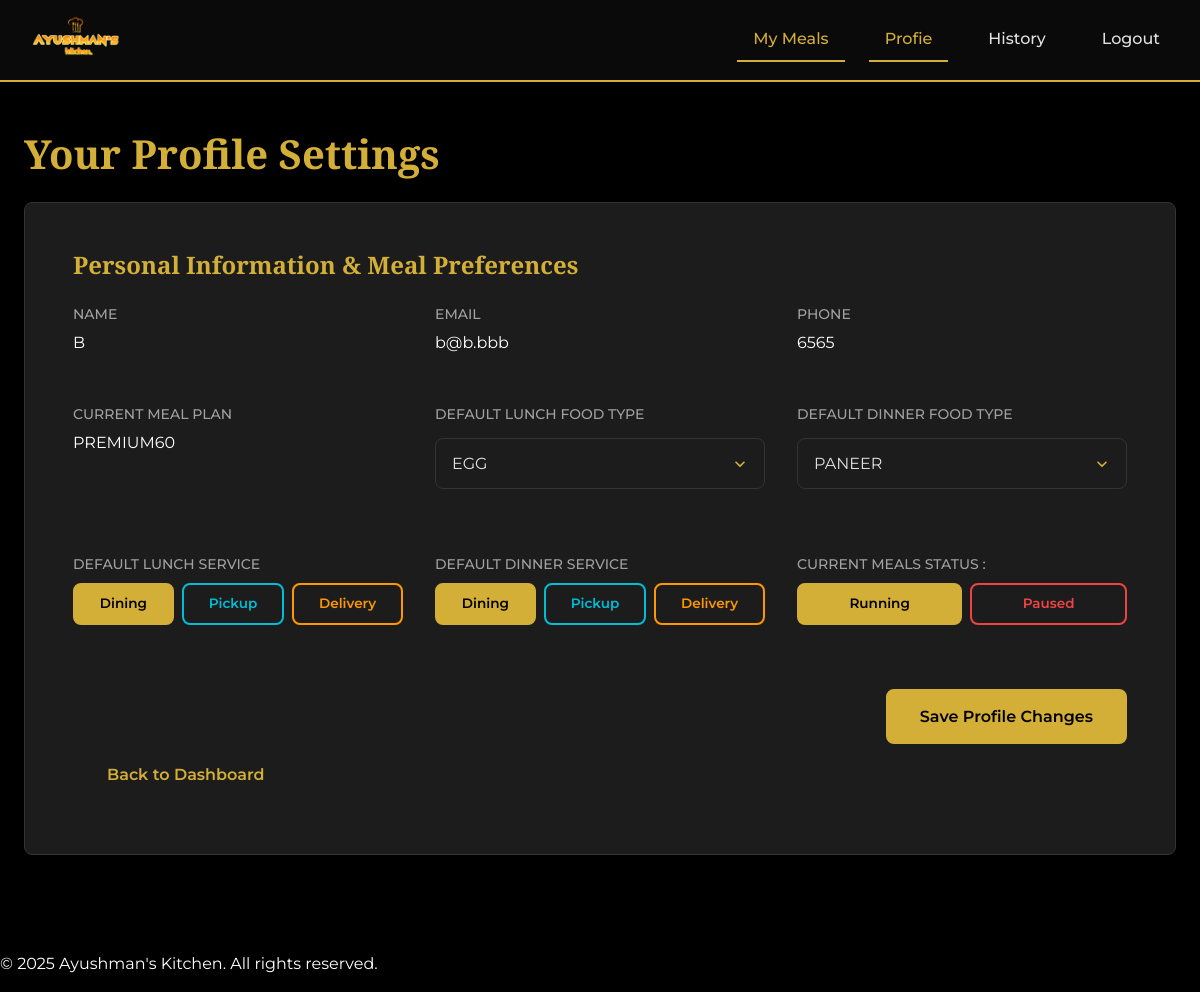
Before: /user-profile (signed in) with the older database file.
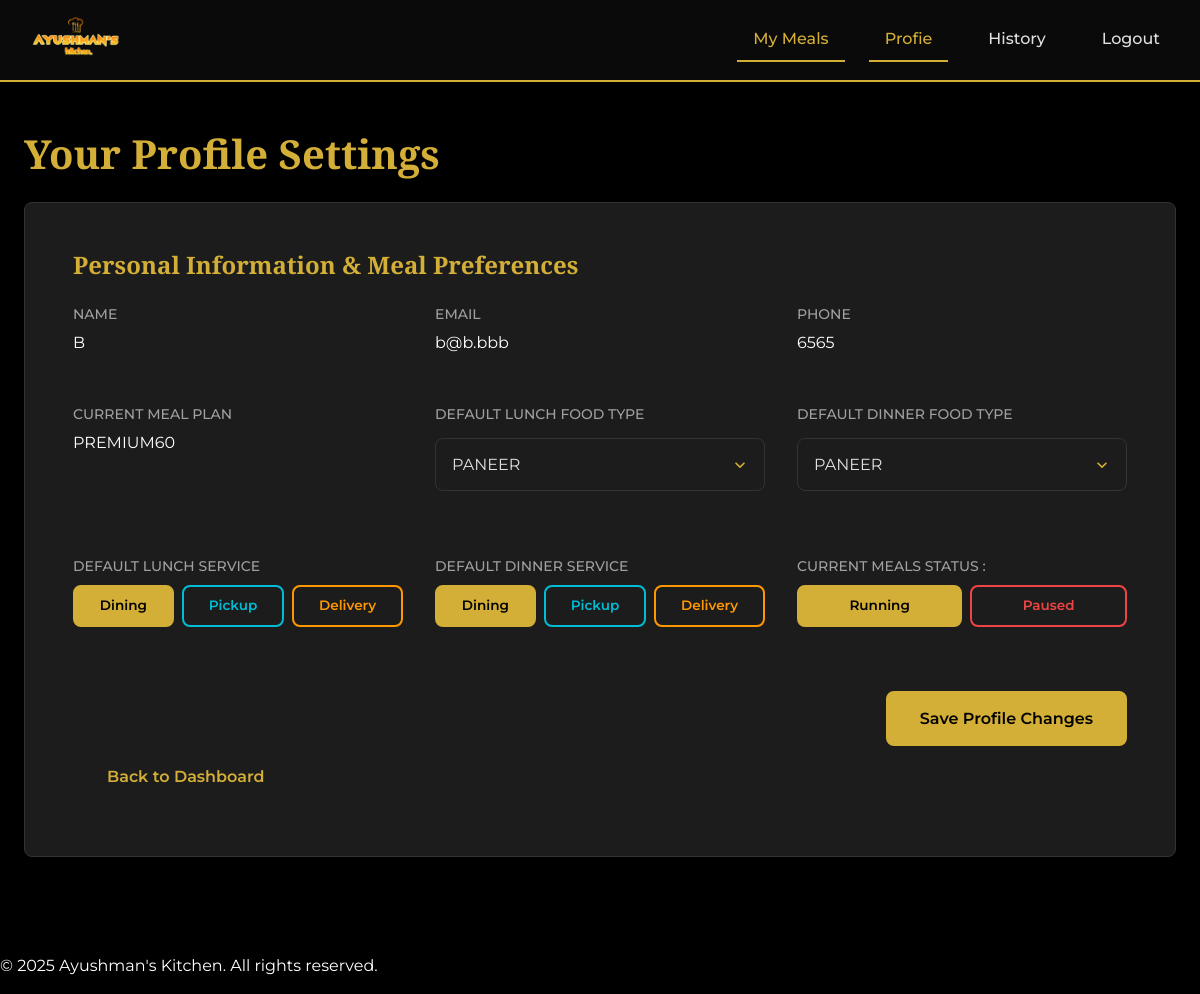
After: the same page with the newer database file.
### Customers/models.py (models this page shows, shortened)
class Customer(AbstractBaseUser, PermissionsMixin):
    email = models.EmailField(unique=True)
    name = models.CharField(max_length=150)
    phone = models.CharField(max_length=15, blank=True)
    address = models.CharField(max_length=200, blank=True)
    is_active = models.BooleanField(default=True)
    is_staff = models.BooleanField(default=False)
    date_joined = models.DateTimeField(default=timezone.now)
    profile_updated_at = models.DateTimeField(auto_now=True)
    subscription_phase=models.IntegerField(default=1)
    meal_balance = models.IntegerField(default=0)
    user_status_active = models.BooleanField(default=True)
    lunch_status_active = models.BooleanField(default=True)
    dinner_status_active = models.BooleanField(default=True)
    paused_subscription = models.BooleanField(default=False)
    subscription_choice = models.CharField(max_length=20, choices=SUBSCRIPTION_TYPE, default="NORMAL60")
    default_lunch_service_choice = models.CharField(max_length=20, choices=SERVICE_TYPE, default="DineIn")
    default_dinner_service_choice = models.CharField(max_length=20, choices=SERVICE_TYPE, default="DineIn")
    default_meal_choice = models.CharField(max_length=20, choices=MEAL_MENU, default="NONE")
    FLAGSHIP_MENU_LUNCH_default_choice = models.CharField(max_length=20, choices=FLAGSHIP_MENU_LUNCH, default="NONE")
    FLAGSHIP_MENU_DINNER_default_choice = models.CharField(max_length=20, choices=FLAGSHIP_MENU_DINNER, default="NONE")
    PREMIUM_MENU_LUNCH_default_choice = models.CharField(max_length=20, choices=PREMIUM_MENU_LUNCH, default="NONE")
    PREMIUM_MENU_DINNER_default_choice = models.CharField(max_length=20, choices=PREMIUM_MENU_DINNER, default="NONE")
    USERNAME_FIELD = "email"
    REQUIRED_FIELDS = ["name"]
    objects = CustomerManager()

### Customers/views.py (the view, shortened to what this page needs)
# urls.py: path('user-profile', user_profile,name="user_profile"),
@login_required
def user_profile(request):
    user=request.user
    return render(request,'Customer/user-profile.html')

### templates/Customer/user-profile.html (shortened to what the changed rows need)
{% load static %}
<!DOCTYPE html>
<html lang="en">
<head>
    <link rel="stylesheet" href={% static "Customer/styles-user-profile.css" %}>
</head>
<body>
    <main class="user-page">
        <div class="user-container">
            <h1 class="page-title">Your Profile Settings</h1>
            <section class="profile-card">
                <form method="POST" action="{% url 'user_profile' %}">
                    <h2 class="section-title">Personal Information & Meal Preferences</h2>
                    <div class="profile-info-grid">
                        <div class="info-group">
                            <label for="userName" class="info-label">Name</label>
                            <label type="text" id="userName">{{request.user.name}}</label>
                        </div>
                        <div class="info-group">
                            <label for="userEmail" class="info-label">Email</label>
                            <label type="text" id="userName">{{request.user.email}}</label>
                        </div>
                        <div class="info-group">
                            <label for="userPhone" class="info-label">Phone</label>
                            <label type="text" id="userName">{{request.user.phone}}</label>
                        </div>
                        <div class="info-group">
                            <span class="info-label">Current Meal Plan</span>
                            <label type="text" id="userName">{{request.user.subscription_choice}}</label>
                        </div>
                        {% if request.user.paused_subscription %}
                                     <div class="message-banner warning" role="alert">
                                <p>
                                    ⚠️ <strong>Plan Ended Alert!</strong>
                                    You have <strong>0</strong> meals left.
                                    Please renew your plan soon to resume services.
                                </p>
                            </div>
                        {% else %}
                            {% if request.user.subscription_choice == "PREMIUM30" or request.user.subscription_choice == "PREMIUM60" %}
                                {% if request.user.lunch_status_active %}
                                    <div class="info-group">
                                        <label for="defaultLunchFood" class="info-label">Default Lunch Food Type</label>
                                        <select id="defaultLunchFood" class="select-field" name="default_premium_lunch">
                                            <option value="PANEER" {% if request.user.PREMIUM_MENU_LUNCH_default_choice == "PANEER" %}selected{% endif %}>PANEER</option>
                                            <option value="EGG" {% if request.user.PREMIUM_MENU_LUNCH_default_choice == "EGG" %}selected{% endif %}>EGG</option>
                                        </select>
                                    </div>
                                {% endif %}
                            {% endif %}
                    </div>
                    {% endif %}
                </form>
            </section>
        </div>
    </main>
</body>
</html>

Changed rows visible on the page:
changed Customer "b@b.bbb": default_premium_lunch "EGG" → (not shown)
Other visible differences:
form field default_premium_lunch: (not shown) → "PANEER"
